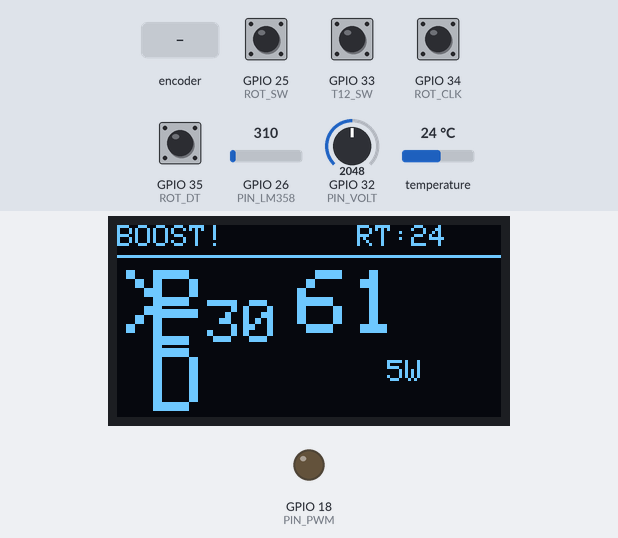
Bench run of a program on a simulated ESP32. On the bench: 128×64 one-colour display, output pins drawn as LEDs (lit = HIGH). The test bench sets the inputs (shaded band); at power-on: GPIO 25 (ROT_SW), GPIO 33 (T12_SW), GPIO 34 (ROT_CLK), GPIO 35 (ROT_DT) HIGH, temperature 24 °C, GPIO 26 (PIN_LM358) = 310, GPIO 32 (PIN_VOLT) = 2048. WiFi joins after 1.5 s; servers stay silent unless stated; uploads are accepted with an empty reply; EEPROM starts erased.

Above: at 1.2 s.
1.3 s: temperature set to 12 °C
At 3.0 s:
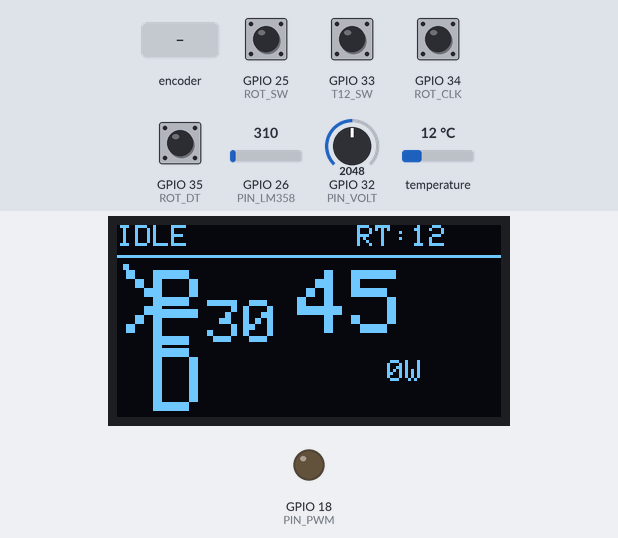
4.1 s: GPIO 25 (ROT_SW) pulled LOW for 3.2 s
At 6.6 s:
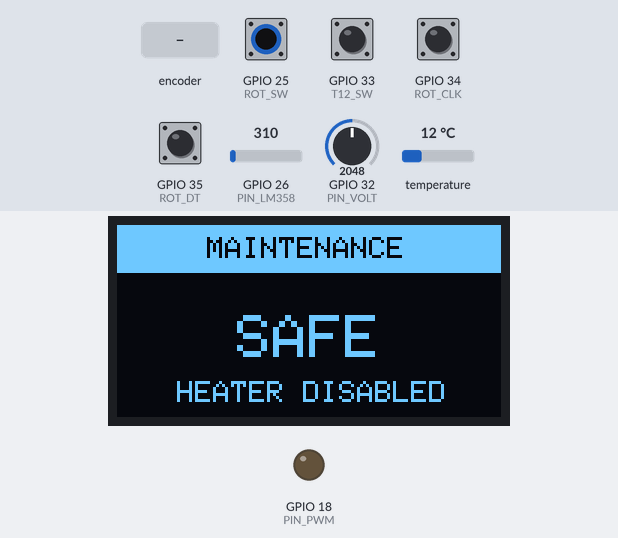
8.8 s: GPIO 25 (ROT_SW) pulled LOW for 3.2 s
At 12.1 s:
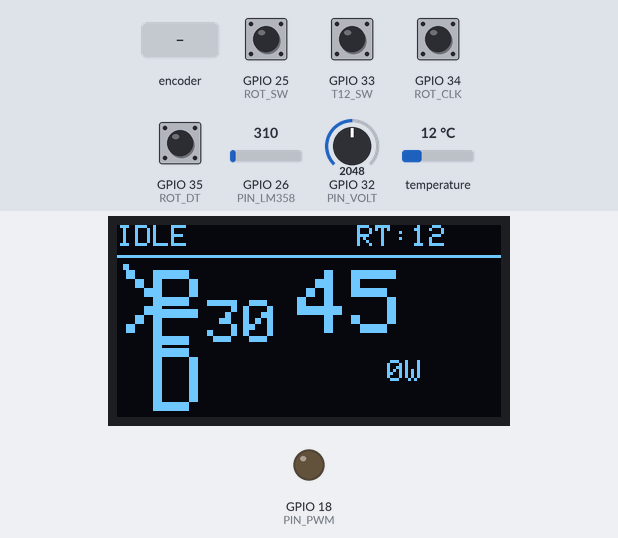
13.5 s: GPIO 26 (PIN_LM358) set to 337
At 15.3 s:
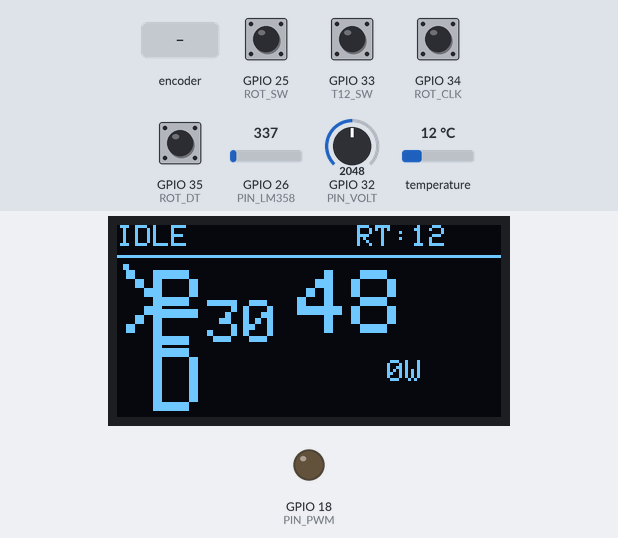
15.6 s: rotary encoder on GPIO 34 (ROT_CLK) / GPIO 35 (ROT_DT) turned 1 step (first pin leading)
At 17.1 s:
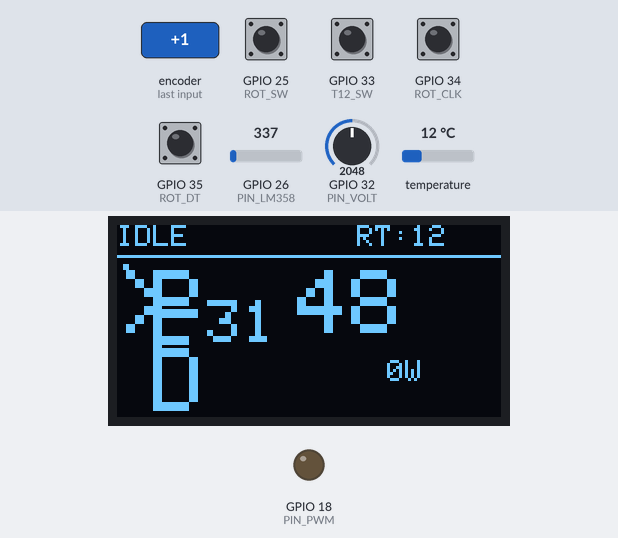
17.4 s: temperature set to 19 °C
At 19.4 s:
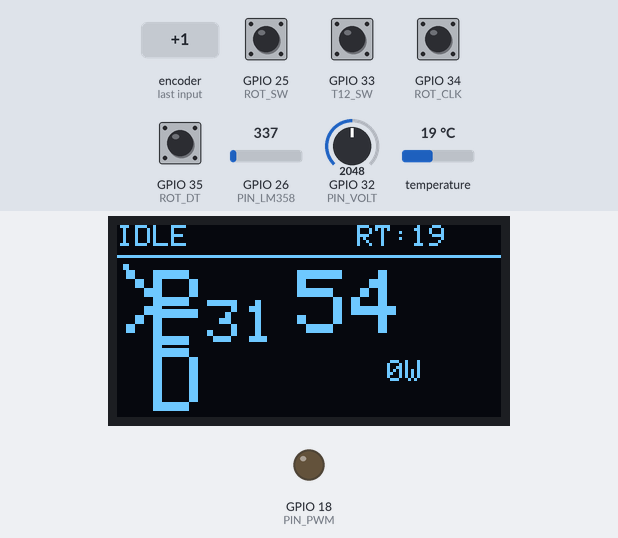
Timing chart, 0 to 20.9 s (numbered marks = the images above; inputs shaded):
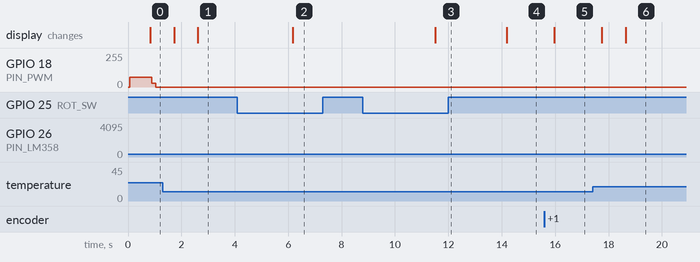

Measured:
- the behaviour switches between 317 and 318 on GPIO 26 (PIN_LM358) (found by bisection; images 3 and 4)
- after the input at 1.3 s, the display: first changes after 0.43 s (image 1 shows a later state)
- after the input at 4.1 s, the display: changes after 2.1 s (image 2)
- after the input at 8.8 s, the display: changes after 2.7 s (image 3)
- after the input at 13.5 s, the display: changes after 0.69 s (image 4)
- after the input at 15.6 s, the display: changes after 0.37 s (image 5)
- after the input at 17.4 s, the display: first changes after 0.35 s (image 6 shows a later state)

The program:

main.cpp
```cpp
#include <Arduino.h>
#include <WiFi.h>
#include <HTTPClient.h>
#include <Wire.h>
#include <Adafruit_GFX.h>
#include <Adafruit_SSD1306.h>
#include <OneWire.h>
#include <DallasTemperature.h>
#include <Preferences.h>
#include <ArduinoJson.h>
#include "config.h"

Adafruit_SSD1306 display(128, 64, &Wire, -1);
OneWire oneWire(PIN_DS18);
DallasTemperature sensors(&oneWire);
Preferences pref;

volatile SystemSettings settings = {DEF_PWM, DEF_FREQ, DEF_DELAY};
volatile bool setChanged = false;
volatile unsigned long lastChg = 0;
volatile int curMenu = 0;
volatile bool isMaint = false;
volatile float ambTemp = 30.0;
volatile float tipTemp = 30.0;
volatile float vIn = 0.0;
volatile int appPWM = 0;
volatile float pWatt = 0.0;

String stat = "SLEEP";
unsigned long bstEnd = 0;
int bstVal = 0;
unsigned long slpStart = 0;
volatile unsigned long lastEncTime = 0;
unsigned long lastTchTime = 0;

void saveSet() {
    if (setChanged && (millis() - lastChg > 2000)) {
        pref.begin("t12_cfg", false);
        pref.putInt("pwm", settings.pwm);
        pref.putInt("freq", settings.freq);
        pref.putInt("delay", settings.loopDelay);
        pref.end();
        setChanged = false;
    }
}

void TaskTel(void *pv) {
    for(;;) {
        if (WiFi.status() == WL_CONNECTED) {
            HTTPClient http;
            http.begin(SERVER_URL);
            http.addHeader("Content-Type", "application/json");
            StaticJsonDocument<256> doc;
            doc["ambient"] = ambTemp;
            doc["tip"] = tipTemp;
            doc["voltage"] = vIn;
            doc["pwm"] = appPWM;
            doc["power"] = pWatt;
            doc["status"] = stat;
            String body;
            serializeJson(doc, body);
            http.POST(body);
            http.end();
        }
        vTaskDelay(2000 / portTICK_PERIOD_MS);
    }
}

void TaskInput(void *pv) {
    int lClk = digitalRead(ROT_CLK);
    int lBtn = HIGH;
    unsigned long bTime = 0;
    unsigned long lClick = 0;
    bool lpOk = false;

    for (;;) {
        int cClk = digitalRead(ROT_CLK);
        if (cClk != lClk && cClk == LOW) {
            unsigned long now = millis();
            unsigned long dt = now - lastEncTime;
            lastEncTime = now;
            int dir = (digitalRead(ROT_DT) == HIGH) ? 1 : -1;
            int stp = (dt < 30) ? 10 : 1;
            if (curMenu == 0) settings.pwm = constrain(settings.pwm + (dir * (stp > 5 ? 5 : 1)), 0, 255);
            else if (curMenu == 1) settings.freq = constrain(settings.freq + (dir * (stp > 1 ? 100 : 10)), 100, 50000);
            else settings.loopDelay = constrain(settings.loopDelay + (dir * (stp > 1 ? 10 : 1)), 10, 1000);
            setChanged = true; lastChg = now;
        }
        lClk = cClk;
        int btn = digitalRead(ROT_SW);
        if (btn == LOW && lBtn == HIGH) { bTime = millis(); lpOk = false; }
        if (btn == LOW && !lpOk) { if (millis() - bTime > 2000) { isMaint = !isMaint; lpOk = true; } }
        if (btn == HIGH && lBtn == LOW) { if (!lpOk) { if (millis() - lClick < 400) curMenu = (curMenu + 1) % 3; lClick = millis(); } }
        lBtn = btn;

        if (touchRead(T12_SW) < T_THRESHOLD) lastTchTime = millis();
        if (!isMaint) stat = (millis() - lastTchTime < T_HOLD) ? "ACTIVE" : "SLEEP";
        else stat = "SERVICE";

        saveSet();
        vTaskDelay(5);
    }
}

void TaskHeat(void *pv) {
    bool lAct = false;
    int cFreq = settings.freq;
    for (;;) {
        if (settings.freq != cFreq) { ledcSetup(0, settings.freq, 8); ledcAttachPin(PIN_PWM, 0); cFreq = settings.freq; }

        int tipR = analogRead(PIN_LM358);
        tipTemp = map(tipR, 0, 4095, (int)ambTemp, 450);
        int vR = analogRead(PIN_VOLT);
        vIn = (vR / 4095.0) * 3.3 * ((R1 + R2) / R2);
        float dty = appPWM / 255.0;
        pWatt = (vIn * vIn / 8.0) * dty;

        if (isMaint) { appPWM = 0; ledcWrite(0, 0); vTaskDelay(100); continue; }
        float trg = settings.pwm * 4.0;
        if (trg < ambTemp) trg = ambTemp;

        if (stat == "ACTIVE") {
            if (!lAct) {
                unsigned long sDur = millis() - slpStart;
                if (sDur > COLD_MS) { bstEnd = millis() + 3000; bstVal = constrain(settings.pwm * 3, 0, 255); }
                else { float g = trg - tipTemp; long d = map((long)constrain(g, 0, 300), 0, 300, 0, 4000); bstEnd = millis() + d; bstVal = constrain((int)(settings.pwm * 2.5), 0, 255); }
            }
            appPWM = (millis() < bstEnd) ? bstVal : settings.pwm;
            ledcWrite(0, appPWM);
        } else {
            if (lAct) slpStart = millis();
            appPWM = 0; ledcWrite(0, 0);
        }
        lAct = (stat == "ACTIVE");
        vTaskDelay(settings.loopDelay);
    }
}

void TaskDisp(void *pv) {
    display.begin(SSD1306_SWITCHCAPVCC, 0x3C);
    display.clearDisplay();
    display.setTextColor(SSD1306_WHITE);
    for (;;) {
        sensors.requestTemperatures();
        float t = sensors.getTempCByIndex(0);
        if (t > -50 && t < 120) ambTemp = t;

        display.clearDisplay();
        if (isMaint) {
            display.fillRect(0, 0, 128, 16, SSD1306_WHITE); display.setTextColor(SSD1306_BLACK);
            display.setCursor(30, 4); display.print("MAINTENANCE");
            display.setTextColor(SSD1306_WHITE); display.setTextSize(2); display.setCursor(40, 30); display.print("SAFE");
            display.setTextSize(1); display.setCursor(20, 52); display.print("HEATER DISABLED");
        } else {
            display.setTextSize(1); display.setCursor(0, 0);
            if (stat == "ACTIVE") display.print(millis() < bstEnd ? "BOOST!" : "HEAT"); else display.print("IDLE");
            display.setCursor(80, 0); display.print("RT:"); display.print((int)ambTemp);
            display.drawLine(0, 10, 128, 10, SSD1306_WHITE);
            display.setCursor(60, 15); display.setTextSize(3); display.print((int)tipTemp);
            display.setCursor(0, 15 + (curMenu * 13)); display.print(">");
            display.setCursor(12, 15); display.print("P"); display.setCursor(12, 28); display.print("F"); display.setCursor(12, 41); display.print("D");
            display.setCursor(30, 25); display.setTextSize(2);
            if (curMenu == 0) display.print(settings.pwm); else if (curMenu == 1) { if (settings.freq > 9999) display.setTextSize(1); display.print(settings.freq); } else display.print(settings.loopDelay);
            display.setTextSize(1); display.setCursor(90, 45); display.print((int)pWatt); display.print("W");
            if (WiFi.status() == WL_CONNECTED) { display.setCursor(125, 0); display.print("."); }
        }
        display.display();
        vTaskDelay(100);
    }
}

void setup() {
    Serial.begin(115200);
    WiFi.begin(WIFI_SSID, WIFI_PASS);
    pref.begin("t12_cfg", false);
    settings.pwm = pref.getInt("pwm", DEF_PWM);
    settings.freq = pref.getInt("freq", DEF_FREQ);
    settings.loopDelay = pref.getInt("delay", DEF_DELAY);
    pref.end();
    pinMode(ROT_CLK, INPUT); pinMode(ROT_DT, INPUT); pinMode(ROT_SW, INPUT_PULLUP); pinMode(PIN_VOLT, INPUT); pinMode(PIN_LM358, INPUT);
    touchSetCycles(0x3000, 0x3000);
    ledcSetup(0, settings.freq, 8); ledcAttachPin(PIN_PWM, 0); ledcWrite(0, 0);
    Wire.begin(OLED_SDA, OLED_SCL); sensors.begin();
    xTaskCreate(TaskInput, "In", 4096, NULL, 2, NULL);
    xTaskCreate(TaskHeat, "Heat", 4096, NULL, 3, NULL);
    xTaskCreate(TaskDisp, "Disp", 4096, NULL, 1, NULL);
    xTaskCreate(TaskTel, "Tel", 4096, NULL, 1, NULL);
}

void loop() { vTaskDelete(NULL); }
```

config.h
```cpp
#ifndef CONFIG_H
#define CONFIG_H

#include <Arduino.h>

// wifi set
#define WIFI_SSID "Your_SSID"
#define WIFI_PASS "Your_Password"
#define SERVER_URL "http://192.168.1.100:3000/post"

// pins
#define OLED_SDA 22
#define OLED_SCL 21
#define ROT_CLK 34
#define ROT_DT 35
#define ROT_SW 25
#define T12_SW 33
#define PIN_PWM 18
#define PIN_DS18 23
#define PIN_LM358 26
#define PIN_VOLT 32

// div R
#define R1 10000.0
#define R2 1500.0

// sys def
#define DEF_PWM 30
#define DEF_FREQ 2000
#define DEF_DELAY 50
#define T_THRESHOLD 5
#define T_HOLD 1000
#define COLD_MS 300000

struct SystemSettings {
    int pwm;
    int freq;
    int loopDelay;
};

#endif
```
